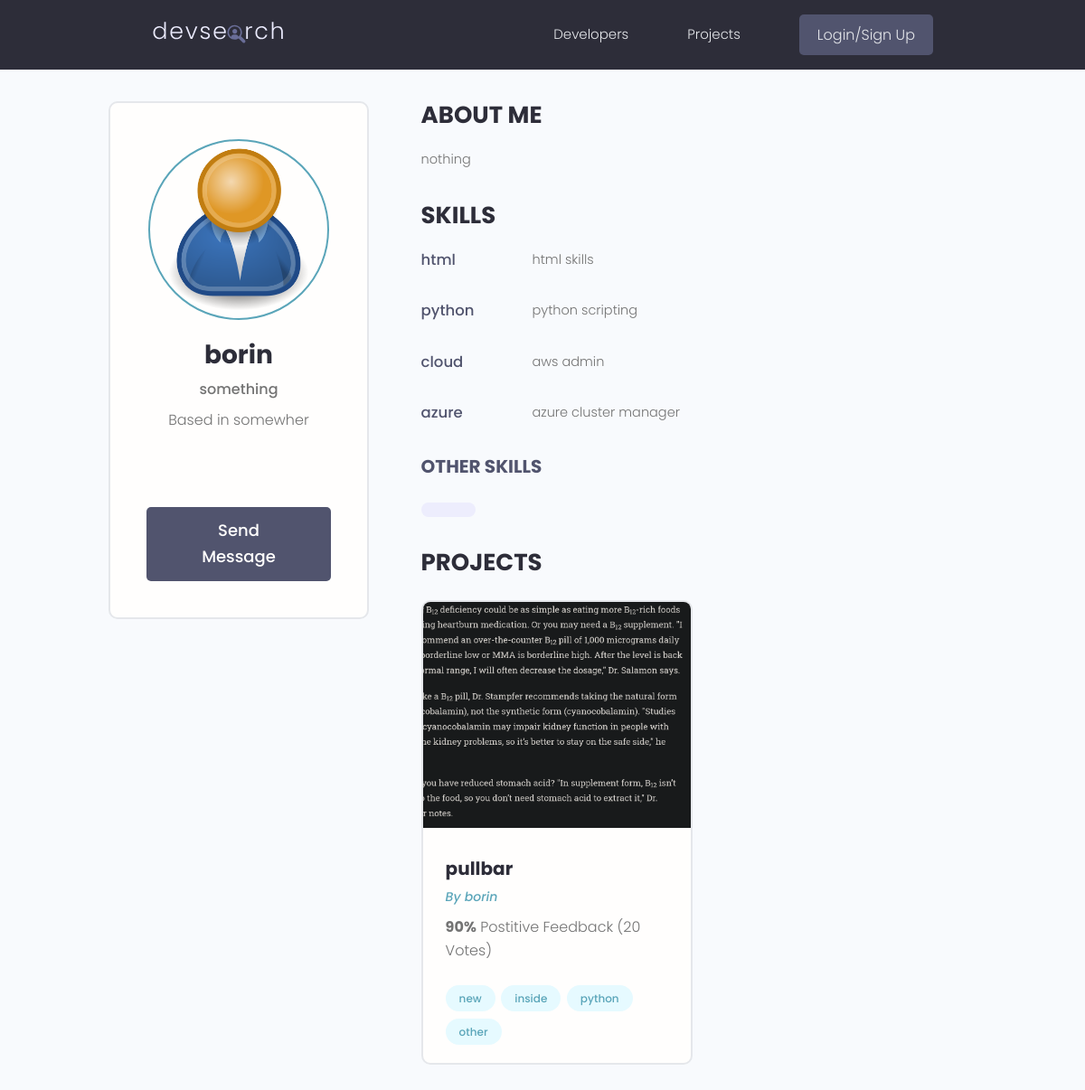
Page /profile/814efdbf-84ca-44b3-b8f3-a2766ed244e8/ on the committed database.
### users/models.py (models this page shows, shortened)
class Profile(models.Model):
    user = models.OneToOneField(User,on_delete=models.CASCADE,null=True,blank=True)
    name = models.CharField(max_length=200,blank=True,null=True)
    username =  models.CharField(max_length=200,blank=True,null=True)
    email = models.EmailField(max_length=500,blank=True,null=True)
    location = models.CharField(max_length=200,blank=True,null=True)
    short_intro = models.CharField(max_length=200,blank=True,null=True)
    bio = models.TextField(blank=True,null=True)
    profile_image = models.ImageField(blank=True,null=True,upload_to='profiles/',default='profiles/user-default.png')
    social_github = models.CharField(max_length=200,blank=True,null=True)
    social_twitter = models.CharField(max_length=200,blank=True,null=True)
    social_linkedin = models.CharField(max_length=200,blank=True,null=True)
    social_youtube = models.CharField(max_length=200,blank=True,null=True)
    social_website = models.CharField(max_length=200,blank=True,null=True)
    created = models.DateTimeField(auto_now_add=True)
    id = models.UUIDField( default = uuid.uuid4,unique = True,editable = False,primary_key = True)
    class Meta:
        ordering = ['created']

class Skill(models.Model):
    owner = models.ForeignKey(Profile,on_delete=models.CASCADE,null=True,blank=True)
    name = models.CharField(max_length=200,blank=True,null=True)
    description = models.TextField(null=True,blank=True)
    created = models.DateTimeField(auto_now_add=True)
    id = models.UUIDField( default = uuid.uuid4,unique = True,editable = False,primary_key = True)

### project/models.py (models this page shows, shortened)
class project(models.Model):
    owner = models.ForeignKey(Profile,null=True,blank=True,on_delete=models.SET_NULL)
    title = models.CharField( max_length=200)
    description = models.TextField( null = True , blank = True )
    featured_image = models.ImageField(null=True,blank=True,default="default.jpg")
    demo_link = models.CharField( max_length=2000,null = True , blank = True)
    source_link = models.CharField( max_length=2000,null = True , blank = True)
    tags = models.ManyToManyField('Tag',blank=True)
    vote_total = models.IntegerField(default = 0 ,null = True,blank = True)
    vote_ratio = models.IntegerField(default = 0 ,null = True,blank = True)
    created = models.DateTimeField(auto_now_add=True)
    id = models.UUIDField( default = uuid.uuid4,unique = True,editable = False,primary_key = True)
    class Meta:
        ordering = ['-vote_ratio','-vote_total','title']

class Tag(models.Model):
    name = models.CharField( max_length=200)
    created = models.DateTimeField(auto_now_add=True)
    id = models.UUIDField( default = uuid.uuid4,unique = True,editable = False,primary_key = True)

### users/views.py (the view)
# urls.py: path('profile/<str:pk>/',views.userProfile,name="user-profile"),
def userProfile(request,pk):
    profile = Profile.objects.get(id=pk)
    topSkills = profile.skill_set.exclude(description__exact="")
    otherSkills = profile.skill_set.filter(description="")
    context = {'profile':profile,'topSkills':topSkills,'otherSkills':otherSkills}
    return render(request,'users/user-profile.html',context)

### users/templates/users/user-profile.html (shortened to what this page needs)
{% extends "main.html" %}
{% block content %}
<main class="profile my-md">
  <div class="container">
    <div class="layout">
      <div class="column column--1of3">
        <div class="card text-center">
          <div class="card__body dev">
            <img class="avatar avatar--xl" src="{{profile.profile_image.url}}" />
            <h2 class="dev__name">{{profile.name}}</h2>
            <p class="dev__title">{{profile.short_intro}}</p>
            <p class="dev__location">Based in {{profile.location}}</p>
            <ul class="dev__social">
            </ul>
            {% if request.user.profile.id != profile.id %}
            <a href="{% url 'create-message' profile.id %}" class="btn btn--sub btn--lg">Send Message</a>
            {% endif %}
          </div>
        </div>
      </div>
      <div class="column column--2of3">
        <div class="devInfo">
          <h3 class="devInfo__title">About Me</h3>
          <p class="devInfo__about">
          {{profile.bio}}
          </p>
        </div>
        <div class="devInfo">
          <h3 class="devInfo__title">Skills</h3>
          <div class="devInfo__skills">
            {% for skill  in topSkills  %}
            <div class="devSkill">
              <h4 class="devSkill__title">{{skill.name}}</h4>
              <p class="devSkill__info">
                {{skill.description}}
              </p>
            </div>
            {% endfor %}
            <h3 class="devInfo__subtitle">Other Skills</h3>
            <div class="devInfo__otherSkills">
              {% for skill in otherSkills %}
              <span class="tag tag--pill tag--sub tag--lg">
              </span>
              {% endfor %}
            </div>
          </div>
        </div>
        <div class="devInfo">
          <h3 class="devInfo__title">Projects</h3>
          <div class="grid grid--two">
            {% for project in profile.project_set.all %}
            <div class="column">
              <div class="card project">
                <a href="{% url 'proj' project.id %}" class="project">
                  <img class="project__thumbnail" src="{{project.featured_image.url}}" alt="project thumbnail" />
                  <div class="card__body">
                    <h3 class="project__title">{{project.title}}</h3>
                    <p><a class="project__author" href="profile.html">By {{project.owner.name}}</a></p>
                    <p class="project--rating">
                      <span style="font-weight: bold;">{{project.vote_ratio}}%</span> Postitive
                      Feedback ({{project.vote_total}} Vote{{project.vote_total|pluralize:"s"}})
                    </p>
                    <div class="project__tags">
                      {% for tag  in project.tags.all %}
                      <span class="tag tag--pill tag--main">
                        <small>{{tag.name}}</small>
                      </span>
                      {% endfor %}
                    </div>
                  </div>
                </a>
              </div>
            </div>
            {% endfor %}
          </div>
        </div>
      </div>
    </div>
  </div>
</main>
{% endblock content %}

### static/styles/app.css (style rules this page uses)
:root { --color-sub: #2d2d39; }
.btn--sub { background-color: var(--color-sub-light); }
.card { border: 2px solid var(--color-light); }
img { width: 100%; }
.profile .card > .dev { padding: 4rem; }
.dev__name { color: var(--color-sub); font-size: 2.8rem; font-weight: 700; margin-top: 1rem; margin-bottom: 0.5rem; }
.dev__title { font-size: 1.6rem; font-weight: 500; line-height: 1.3; }
.dev__location { margin-top: 1rem; }
.dev__social { margin: 3rem 0; list-style: none; display: flex; justify-content: center; gap: 1.5rem; }
.devInfo { margin-bottom: 3rem; }
.devInfo__title, .devInfo__subtitle { font-size: 2.6rem; color: var(--color-sub); text-transform: uppercase; font-weight: 700; margin-bottom: 1.5rem; }
.devInfo__subtitle { font-size: 2rem; color: var(--color-sub-light); }
.devInfo__about, .devSkill__info { font-size: 1.45rem; line-height: 1.7; text-align: justify; }
.devSkill { margin-bottom: 3rem; }
.devSkill__title { font-size: 1.65rem; font-weight: 500; color: var(--color-sub-light); }
@media screen and (min-width: 700px) { .devSkill { display: flex; justify-content: space-between; gap: 3rem; } }
@media screen and (min-width: 700px) { .devSkill__info { flex-basis: 80%; } }
.project__author { font-size: 1.4rem; font-style: italic; }
.project--rating { margin-bottom: 1.6em; margin-top: .5em; }
.project__thumbnail { height: 25rem; object-fit: cover; object-position: top center; }
.project__title { font-size: 2rem; font-weight: 700; color: var(--color-sub); }

### static/uikit/styles/modules/_variables.css (style rules this page uses)
:root { --color-main: #5aa5b9; --color-main-light: #e6faff; --color-sub: #3f4156; --color-sub-light: #51546e; --color-sub-lighter: #ededfd; --color-text: #737373; --color-gray: #8b8b8b; --color-light: #e5e7eb; --color-light-gray: #767676; --color-bg: #f8fafd; --color-white: #fffefd; --color-white-light: #f3f3f3; --color-success: #359e64; --color-success-bg: #def8e8; --color-error: #fc4b0b; --color-error-bg: #fff2ee; --font-base: 'Poppins', arial, helvetica, 'Segoe UI', roboto, ubuntu, sans-serif; --font-monospace: 'Fira Code', 'Courier New', courier, monospace; --font-regular: 300; --font-medium: 500; --font-bold: 700; --generic-shadow: 1px 1px 5px #00000010; --generic-transition: all 0.3s ease-in-out; }

### static/uikit/styles/modules/_base.css (style rules this page uses)
* { margin: 0; padding: 0; box-sizing: border-box; text-rendering: optimizeLegibility; color: inherit; font-size: inherit; }
html { font-size: 50%; }
@media only screen and (min-width: 480px) { html { font-size: 56.25%; } }
@media only screen and (min-width: 1200px) { html { font-size: 62.5%; } }
body { line-height: 1.6; font-weight: 400; font-size: 1.5rem; color: var(--color-text); background-color: var(--color-bg); min-height: 100vh; }

### static/uikit/styles/modules/_typography.css (style rules this page uses)
* { font-family: var(--font-base); }
h2 { font-size: 3.6rem; font-weight: var(--font-bold); }
h3 { font-size: 3.2rem; font-weight: var(--font-medium); }
h4 { font-size: 2.8rem; font-weight: var(--font-medium); }
p, span, strong { font-size: 1.6rem; color: var(--color-text); font-weight: var(--font-regular); }
a { padding-bottom: 2px; text-decoration: none; display: inline-block; color: var(--color-main); font-weight: var(--font-medium); }

### static/uikit/styles/modules/_utilities.css (style rules this page uses)
.container { width: 92%; max-width: 165rem; margin: 0 auto; box-sizing: border-box; }
@media screen and (min-width: 1000px) { .container { width: 90%; } }
@media screen and (min-width: 1200px) { .container { width: 80%; } }
.text-center { text-align: center; }
.my-md { margin: 3rem auto; }

### static/uikit/styles/modules/_avatar.css (style rules this page uses)
.avatar { border-radius: 50%; border: 2px solid var(--color-main); object-fit: cover; }
.avatar--xl { height: 20rem; width: 20rem; }

### static/uikit/styles/modules/_button.css (style rules this page uses)
.btn { display: inline-block; position: relative; cursor: pointer; background-color: var(--color-light); font-weight: var(--font-medium); color: var(--color-sub); text-decoration: none; padding: 1rem 2rem; border-radius: 0.5rem; border: none; width: -webkit-fit-content; width: -moz-fit-content; width: fit-content; height: -webkit-fit-content; height: -moz-fit-content; height: fit-content; font-size: 1.6rem; outline-width: 0; outline-color: transparent; -webkit-backface-visibility: hidden; backface-visibility: hidden; transition: all 0.3s ease-in-out; }
.btn--sub { background-color: var(--color-sub); color: var(--color-white); }
.btn--lg { font-size: 1.8rem; padding: 1.2rem 4.5rem; }

### static/uikit/styles/modules/_card.css (style rules this page uses)
.card { border-radius: 1rem; background-color: var(--color-white); border: 1.5px solid var(--color-light); width: auto; height: auto; margin-top: 0.5rem; margin-bottom: 0.5rem; overflow: hidden; }
.card__body, .card__header { padding: 2rem 2.5rem; }

### rows in the picture
Profile: profile_image (placeholder picture), name "borin", short_intro "something", location "somewher", bio "nothing"
Skill: name "html", description "html skills"
Skill: name "python", description "python scripting"
Skill: name "cloud", description "aws admin"
Skill: name "azure", description "azure cluster manager"
project: featured_image (picture), title "pullbar", owner.name "borin", vote_ratio "90", vote_total "20"
Tag: name "new"
Tag: name "inside"
Tag: name "python"
Tag: name "other"
